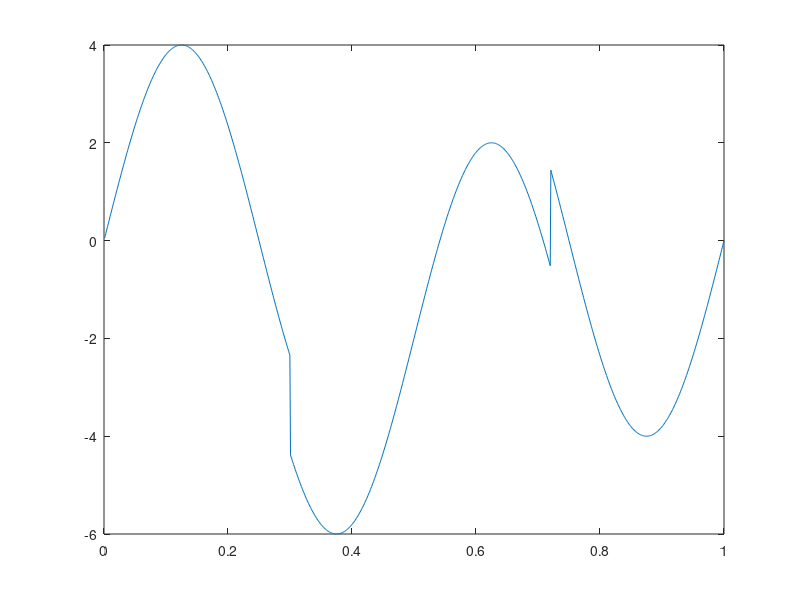

Recreate this plot in MATLAB. (Note: this script raises an error after producing the figure.)
%% HEAVISINE 
% signal used for comparison

%% Matrix Product case - many (M) number of simulations - using SNR
% Comparison of single base wavelet matrix with Matrix Products 
%% First: Two-Matrix Product W1W2 comparison to Single base
%% Second: Similarity Transform W1'W2W1 comparison to W1W2, Single base
%% Third: Kronecker Product 


close all
clear; clc;

% User can define parameters  
M = 200;  % number of simulations
SNR = 3;  % can change to 3, 5, or 7 


% Storing MSE values

% Kronecker Product for W0
mse_kron_vec = zeros(M, 1); 

% Matrix Products for W1'W2W1 
mse_W1W2W1_vec = zeros(M, 1); 

% Matrix Products for 2 filters 
mse_W1W2_vec = zeros(M, 1); 
 

% Single base
mse_W1_vec = zeros(M, 1);
mse_W2_vec = zeros(M, 1);


n=1024;
n1 = n;

% Heaviside
 m=n1;
 t = (1:m) ./m;
 sig = 4.*sin(4*pi.*t);
 sig = sig - sign(t - .3) - sign(.72 - t);
 s_orig=sig;

figure(1)
plot(t, s_orig)



% Filter vectors 
hfilt_haar = [sqrt(2)/2, sqrt(2)/2]; % Haar filter
hfilt_symm4 = [-0.075765714789273, ...
     -0.029635527645999, ...
      0.497618667632015, ...
      0.803738751805916, ...
      0.297857795605605, ...
     -0.099219543576935, ...
     -0.012603967262038, ...
      0.032223100604043];


nl=3; % if using nl = 10 we run into problem with wavmat (W1 and W2 are not orthogonal!)       
W1= Wavmat(hfilt_symm4, n, nl, 0); % Wavelet matrix 
W2= Wavmat(hfilt_symm4, n, nl, 0); % Wavelet matrix 
W3= Wavmat(hfilt_symm4, n, nl, 0); % Wavelet matrix 
 
 
% Add Gaussian noise with fixed SNR (set at beginning of file)
signal_var = var(s_orig);
signal_std = sqrt(signal_var);
s_orig= s_orig/signal_std * sqrt(SNR); % signal standardized to have unit variance, then scaled by sqrt(SNR)
     
for m = 1:M 
     s = s_orig + randn(size(s_orig)); % adds unit variance Gaussian noise

     
     %%  W1W2W1 Product Wavelet Shrinkage 
     W121 = W1 * W2 * W1;
     wd121 = W121 * s'; % apply wavelet to noisy signal

     lambda = sqrt(2 * log(n)); % Universal thresholding, noise ~ Normal(0,1)
    
     wd121(abs(wd121) < lambda) = 0;  % Hard thresholding
    
     sr121 = W121' * wd121; % reconstruct denoised signal

     mse_W1W2W1_vec(m) = mean((s_orig - sr121').^2); 

     
     %%  W1W2 Product Wavelet Shrinkage 
     W12 = W1 * W2;
     wd12 = W12 * s'; % apply wavelet to noisy signal

     lambda = sqrt(2 * log(n)); % Universal thresholding, noise ~ Normal(0,1)
    
     wd12(abs(wd12) < lambda) = 0;  % Hard thresholding
    
     sr12 = W12' * wd12; % reconstruct denoised signal

     %(s_orig-sr12') * (s_orig-sr12')'
     mse_W1W2_vec(m) = mean((s_orig - sr12').^2); 


     %%  Single Base (W1 - Symm 4) Wavelet Shrinkage  

     wd_W1 = W1 * s'; % Apply single wavelet matrix W1 to noisy signal

     wd_thresh_W1 = wd_W1;
     wd_thresh_W1(abs(wd_W1) < lambda) = 0; % Hard thresolding
    
     sr_W1 = W1' * wd_thresh_W1; % reconstruct denoised signal
    
     mse_W1_vec(m) = mean((s_orig' - sr_W1).^2); % mse for single wavelet W1
    

     %%  Single Base (W2 - Symm4) Wavelet Shrinkage  

     wd_W2 = W2 * s'; % Apply single wavelet matrix W2 to noisy signal

     wd_thresh_W2 = wd_W2;
     wd_thresh_W2(abs(wd_W2) < lambda) = 0; % Hard thresolding
    
     sr_W2 = W2' * wd_thresh_W2; % reconstruct denoised signal
    
     mse_W2_vec(m) = mean((s_orig' - sr_W2).^2); % mse for single wavelet W2
     
    %%  Kronecker Product 
    % Exploration of kron(W0,W0) 
     W0 = Wavmat(hfilt_symm4, 2^7, 4, 0); % Wavelet matrix 
     %W0_2 = Wavmat(hfilt1, 2^3, 1, 0); % with level 1, variability is smaller
     W0_2 = Wavmat([sqrt(2)/2 sqrt(2)/2], 2^3, 1, 0); % with level 1, variability is smaller

     WW = kron(W0,W0_2);
     wd_kron = WW * s'; % apply wavelet to noisy signal
     wd_kron(abs(wd_kron) < lambda) = 0;  % Hard thresholding
        
     sr_kron = WW' * wd_kron; % reconstruct denoised signal
    
     mse_kron_vec(m) = mean((s_orig' - sr_kron).^2); % mse for kronecker prod


 end

 % Calculate Average MSE for kron(W0, W0_2) across M simulations 
 avg_mse_kron = mean(mse_kron_vec);

 % Calculate Average MSE for W1'W2W1 across M simulations 
 avg_mse_W1W2W1 = mean(mse_W1W2W1_vec);

 % Calculate Average MSE for W1W2 across M simulations 
 avg_mse_W1W2 = mean(mse_W1W2_vec);


 % and for single bases W1 and W2
 avg_mse_W1 = mean(mse_W1_vec);
 avg_mse_W2 = mean(mse_W2_vec);

 % Print results

 fprintf('| %-22s | %-11s | %-16s |\n', 'Method', 'Average MSE', 'Variance of MSE');
 fprintf('|------------------------|-------------|------------------|\n');
 fprintf('| %-22s | %.4f      | %.4f           |\n', 'Kronecker Product', avg_mse_kron, var(mse_kron_vec));
 fprintf('| %-22s | %.4f      | %.4f           |\n', 'W1W2W1 Product', avg_mse_W1W2W1, var(mse_W1W2W1_vec));
 fprintf('| %-22s | %.4f      | %.4f           |\n', 'W1W2 Product', avg_mse_W1W2, var(mse_W1W2_vec));
 fprintf('| %-22s | %.4f      | %.4f           |\n', 'W1 (Daubechies 5)', avg_mse_W1, var(mse_W1_vec));
 fprintf('| %-22s | %.4f      | %.4f           |\n', 'W2 (Symmlet 4)', avg_mse_W2, var(mse_W2_vec));


 % Boxplot of Average MSEs
 figure;
 boxplot([mse_W1W2_vec, mse_W1_vec, mse_W2_vec], ...
     {'W1W2', 'Symmlet 4', 'Symmlet 4'});
 ylabel('MSE');
 title('MSE Distributions for M = 200 Simulations');

 figure;
 boxplot([mse_kron_vec, mse_W1W2W1_vec, mse_W1W2_vec, mse_W1_vec, mse_W2_vec], ...
     {'kron', 'W1W2W1', 'W1W2', 'Symmlet 4', 'Symmlet 4'});
 ylabel('MSE');
 title('MSE Distributions including Kron and W1W2W1');
